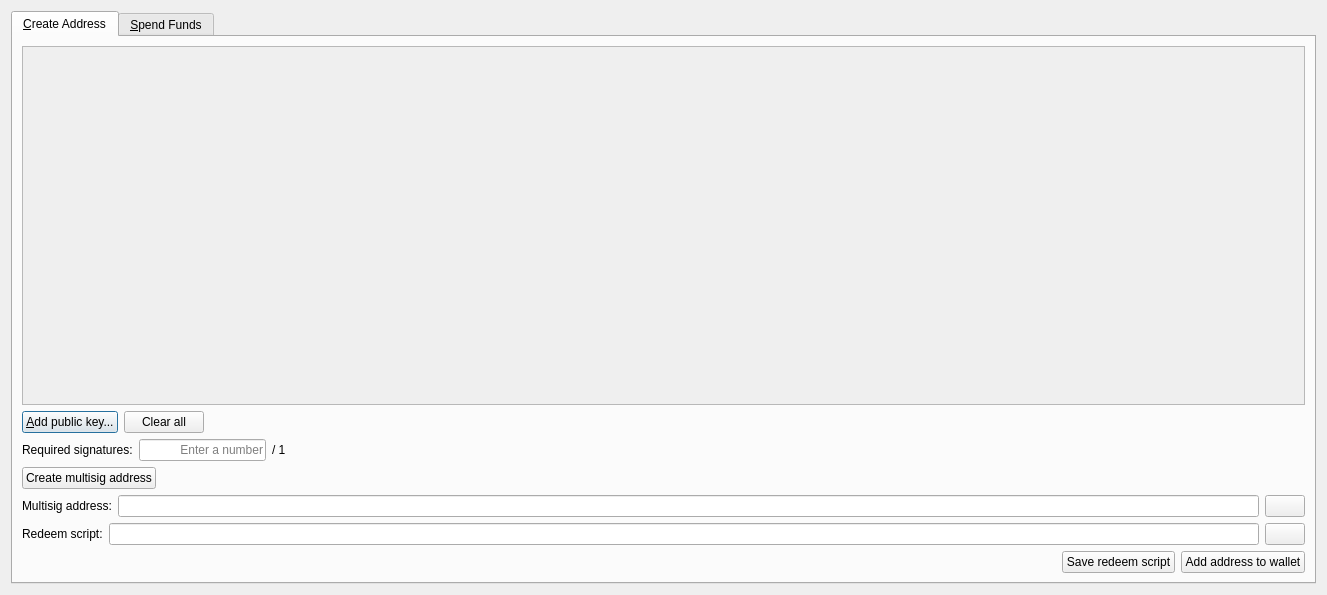
<?xml version="1.0" encoding="UTF-8"?>
<ui version="4.0">
 <class>MultisigDialog</class>
 <widget class="QDialog" name="MultisigDialog">
  <property name="geometry">
   <rect>
    <x>0</x>
    <y>0</y>
    <width>1327</width>
    <height>595</height>
   </rect>
  </property>
  <property name="windowTitle">
   <string>Multisig</string>
  </property>
  <layout class="QVBoxLayout" name="verticalLayout_2">
   <item>
    <widget class="QTabWidget" name="tabWidget">
     <property name="currentIndex">
      <number>0</number>
     </property>
     <widget class="QWidget" name="tabCreateAddress">
      <attribute name="title">
       <string>&amp;Create Address</string>
      </attribute>
      <layout class="QVBoxLayout" name="verticalLayout">
       <item>
        <widget class="QScrollArea" name="scrollArea">
         <property name="widgetResizable">
          <bool>true</bool>
         </property>
         <widget class="QWidget" name="scrollAreaWidgetContents">
          <property name="geometry">
           <rect>
            <x>0</x>
            <y>0</y>
            <width>1283</width>
            <height>310</height>
           </rect>
          </property>
          <layout class="QVBoxLayout" name="verticalLayout_3">
           <item>
            <layout class="QVBoxLayout" name="pubkeyEntries"/>
           </item>
           <item>
            <spacer name="verticalSpacer">
             <property name="orientation">
              <enum>Qt::Vertical</enum>
             </property>
             <property name="sizeHint" stdset="0">
              <size>
               <width>20</width>
               <height>40</height>
              </size>
             </property>
            </spacer>
           </item>
          </layout>
         </widget>
        </widget>
       </item>
       <item>
        <layout class="QHBoxLayout" name="horizontalLayout_14">
         <item>
          <widget class="QPushButton" name="addPubKeyButton">
           <property name="toolTip">
            <string>Add a member to the signing pool</string>
           </property>
           <property name="text">
            <string>&amp;Add public key...</string>
           </property>
           <property name="icon">
            <iconset resource="../bitcoin.qrc">
             <normaloff>:/icons/add</normaloff>:/icons/add</iconset>
           </property>
          </widget>
         </item>
         <item>
          <widget class="QPushButton" name="clearButton">
           <property name="sizePolicy">
            <sizepolicy hsizetype="Minimum" vsizetype="Fixed">
             <horstretch>0</horstretch>
             <verstretch>0</verstretch>
            </sizepolicy>
           </property>
           <property name="toolTip">
            <string>Remove all public key fields</string>
           </property>
           <property name="text">
            <string>Clear all</string>
           </property>
           <property name="icon">
            <iconset resource="../bitcoin.qrc">
             <normaloff>:/icons/remove</normaloff>:/icons/remove</iconset>
           </property>
           <property name="autoRepeatDelay">
            <number>300</number>
           </property>
          </widget>
         </item>
         <item>
          <spacer name="horizontalSpacer_8">
           <property name="orientation">
            <enum>Qt::Horizontal</enum>
           </property>
           <property name="sizeHint" stdset="0">
            <size>
             <width>40</width>
             <height>20</height>
            </size>
           </property>
          </spacer>
         </item>
        </layout>
       </item>
       <item>
        <layout class="QHBoxLayout" name="horizontalLayout_2">
         <item>
          <widget class="QLabel" name="requiredSignaturesLabel">
           <property name="text">
            <string>Required signatures:</string>
           </property>
          </widget>
         </item>
         <item>
          <widget class="QLineEdit" name="requiredSignatures">
           <property name="sizePolicy">
            <sizepolicy hsizetype="Minimum" vsizetype="Fixed">
             <horstretch>0</horstretch>
             <verstretch>0</verstretch>
            </sizepolicy>
           </property>
           <property name="minimumSize">
            <size>
             <width>127</width>
             <height>0</height>
            </size>
           </property>
           <property name="text">
            <string/>
           </property>
           <property name="maxLength">
            <number>2</number>
           </property>
           <property name="frame">
            <bool>true</bool>
           </property>
           <property name="alignment">
            <set>Qt::AlignRight|Qt::AlignTrailing|Qt::AlignVCenter</set>
           </property>
           <property name="placeholderText">
            <string>Enter a number</string>
           </property>
          </widget>
         </item>
         <item>
          <widget class="QLabel" name="maxSignaturesLabel">
           <property name="text">
            <string>/ 1</string>
           </property>
          </widget>
         </item>
         <item>
          <spacer name="horizontalSpacer_2">
           <property name="orientation">
            <enum>Qt::Horizontal</enum>
           </property>
           <property name="sizeHint" stdset="0">
            <size>
             <width>40</width>
             <height>20</height>
            </size>
           </property>
          </spacer>
         </item>
        </layout>
       </item>
       <item>
        <layout class="QHBoxLayout" name="horizontalLayout">
         <item>
          <widget class="QPushButton" name="createAddressButton">
           <property name="text">
            <string>Create multisig address</string>
           </property>
          </widget>
         </item>
         <item>
          <spacer name="horizontalSpacer">
           <property name="orientation">
            <enum>Qt::Horizontal</enum>
           </property>
           <property name="sizeHint" stdset="0">
            <size>
             <width>40</width>
             <height>20</height>
            </size>
           </property>
          </spacer>
         </item>
        </layout>
       </item>
       <item>
        <layout class="QHBoxLayout" name="horizontalLayoutMultisigAddress">
         <item>
          <widget class="QLabel" name="multisigAddressLabel">
           <property name="text">
            <string>Multisig address:</string>
           </property>
          </widget>
         </item>
         <item>
          <widget class="QLineEdit" name="multisigAddress">
           <property name="readOnly">
            <bool>true</bool>
           </property>
          </widget>
         </item>
         <item>
          <widget class="QPushButton" name="copyMultisigAddressButton">
           <property name="toolTip">
            <string>Copy the multisig address to the system clipboard</string>
           </property>
           <property name="text">
            <string/>
           </property>
           <property name="icon">
            <iconset resource="../bitcoin.qrc">
             <normaloff>:/icons/editcopy</normaloff>:/icons/editcopy</iconset>
           </property>
           <property name="autoDefault">
            <bool>false</bool>
           </property>
          </widget>
         </item>
        </layout>
       </item>
       <item>
        <layout class="QHBoxLayout" name="horizontalLayout_3">
         <item>
          <widget class="QLabel" name="redeemScriptLabel">
           <property name="text">
            <string>Redeem script:</string>
           </property>
          </widget>
         </item>
         <item>
          <widget class="QLineEdit" name="redeemScript">
           <property name="readOnly">
            <bool>true</bool>
           </property>
          </widget>
         </item>
         <item>
          <widget class="QPushButton" name="copyRedeemScriptButton">
           <property name="toolTip">
            <string>Copy the redeem script to the system clipboard</string>
           </property>
           <property name="text">
            <string/>
           </property>
           <property name="icon">
            <iconset resource="../bitcoin.qrc">
             <normaloff>:/icons/editcopy</normaloff>:/icons/editcopy</iconset>
           </property>
           <property name="autoDefault">
            <bool>false</bool>
           </property>
          </widget>
         </item>
        </layout>
       </item>
       <item>
        <layout class="QHBoxLayout" name="horizontalLayout_15">
         <item>
          <spacer name="horizontalSpacer_11">
           <property name="orientation">
            <enum>Qt::Horizontal</enum>
           </property>
           <property name="sizeHint" stdset="0">
            <size>
             <width>40</width>
             <height>20</height>
            </size>
           </property>
          </spacer>
         </item>
         <item>
          <widget class="QPushButton" name="saveRedeemScriptButton">
           <property name="toolTip">
            <string>The redeem script will be required to spend the funds sent to the multisig address</string>
           </property>
           <property name="text">
            <string>Save redeem script</string>
           </property>
          </widget>
         </item>
         <item>
          <widget class="QPushButton" name="saveMultisigAddressButton">
           <property name="toolTip">
            <string>Add the multisig address to your personal addresses</string>
           </property>
           <property name="text">
            <string>Add address to wallet</string>
           </property>
          </widget>
         </item>
        </layout>
       </item>
      </layout>
     </widget>
     <widget class="QWidget" name="tabSpendFunds">
      <attribute name="title">
       <string>&amp;Spend Funds</string>
      </attribute>
      <layout class="QVBoxLayout" name="verticalLayout_13">
       <item>
        <layout class="QVBoxLayout" name="verticalLayout_8">
         <item>
          <layout class="QHBoxLayout" name="horizontalLayout_4">
           <item>
            <widget class="QGroupBox" name="inputsBox">
             <property name="title">
              <string>Inputs</string>
             </property>
             <layout class="QVBoxLayout" name="verticalLayout_6">
              <item>
               <widget class="QScrollArea" name="scrollArea_2">
                <property name="minimumSize">
                 <size>
                  <width>0</width>
                  <height>0</height>
                 </size>
                </property>
                <property name="widgetResizable">
                 <bool>true</bool>
                </property>
                <widget class="QWidget" name="scrollAreaWidgetContents_2">
                 <property name="geometry">
                  <rect>
                   <x>0</x>
                   <y>0</y>
                   <width>613</width>
                   <height>221</height>
                  </rect>
                 </property>
                 <layout class="QVBoxLayout" name="verticalLayout_4">
                  <item>
                   <layout class="QVBoxLayout" name="inputs"/>
                  </item>
                  <item>
                   <spacer name="verticalSpacer_2">
                    <property name="orientation">
                     <enum>Qt::Vertical</enum>
                    </property>
                    <property name="sizeHint" stdset="0">
                     <size>
                      <width>20</width>
                      <height>42</height>
                     </size>
                    </property>
                   </spacer>
                  </item>
                 </layout>
                </widget>
               </widget>
              </item>
              <item>
               <layout class="QHBoxLayout" name="horizontalLayout_6">
                <item>
                 <spacer name="horizontalSpacer_9">
                  <property name="orientation">
                   <enum>Qt::Horizontal</enum>
                  </property>
                  <property name="sizeHint" stdset="0">
                   <size>
                    <width>40</width>
                    <height>20</height>
                   </size>
                  </property>
                 </spacer>
                </item>
                <item>
                 <widget class="QLabel" name="inputsAmountLabel">
                  <property name="text">
                   <string>Inputs amount:</string>
                  </property>
                 </widget>
                </item>
                <item>
                 <widget class="QLabel" name="inputsAmount">
                  <property name="text">
                   <string>123.456</string>
                  </property>
                  <property name="textInteractionFlags">
                   <set>Qt::LinksAccessibleByMouse|Qt::TextSelectableByKeyboard|Qt::TextSelectableByMouse</set>
                  </property>
                 </widget>
                </item>
                <item>
                 <widget class="QLabel" name="label">
                  <property name="text">
                   <string>BITSZ</string>
                  </property>
                 </widget>
                </item>
               </layout>
              </item>
              <item>
               <layout class="QHBoxLayout" name="horizontalLayout_5">
                <item>
                 <widget class="QPushButton" name="addInputButton">
                  <property name="text">
                   <string>Add input...</string>
                  </property>
                  <property name="icon">
                   <iconset resource="../bitcoin.qrc">
                    <normaloff>:/icons/add</normaloff>:/icons/add</iconset>
                  </property>
                 </widget>
                </item>
                <item>
                 <spacer name="horizontalSpacer_3">
                  <property name="orientation">
                   <enum>Qt::Horizontal</enum>
                  </property>
                  <property name="sizeHint" stdset="0">
                   <size>
                    <width>40</width>
                    <height>20</height>
                   </size>
                  </property>
                 </spacer>
                </item>
               </layout>
              </item>
             </layout>
            </widget>
           </item>
           <item>
            <widget class="QGroupBox" name="outputsBox">
             <property name="title">
              <string>Outputs</string>
             </property>
             <layout class="QVBoxLayout" name="verticalLayout_7">
              <item>
               <widget class="QScrollArea" name="scrollArea_3">
                <property name="minimumSize">
                 <size>
                  <width>0</width>
                  <height>0</height>
                 </size>
                </property>
                <property name="widgetResizable">
                 <bool>true</bool>
                </property>
                <widget class="QWidget" name="scrollAreaWidgetContents_3">
                 <property name="geometry">
                  <rect>
                   <x>0</x>
                   <y>0</y>
                   <width>612</width>
                   <height>193</height>
                  </rect>
                 </property>
                 <layout class="QVBoxLayout" name="verticalLayout_5">
                  <item>
                   <layout class="QVBoxLayout" name="outputs"/>
                  </item>
                  <item>
                   <spacer name="verticalSpacer_3">
                    <property name="orientation">
                     <enum>Qt::Vertical</enum>
                    </property>
                    <property name="sizeHint" stdset="0">
                     <size>
                      <width>20</width>
                      <height>42</height>
                     </size>
                    </property>
                   </spacer>
                  </item>
                 </layout>
                </widget>
               </widget>
              </item>
              <item>
               <layout class="QHBoxLayout" name="horizontalLayout_7">
                <item>
                 <spacer name="horizontalSpacer_10">
                  <property name="orientation">
                   <enum>Qt::Horizontal</enum>
                  </property>
                  <property name="sizeHint" stdset="0">
                   <size>
                    <width>40</width>
                    <height>20</height>
                   </size>
                  </property>
                 </spacer>
                </item>
                <item>
                 <widget class="QLabel" name="outputsAmountLabel">
                  <property name="text">
                   <string>Outputs amount:</string>
                  </property>
                 </widget>
                </item>
                <item>
                 <widget class="QLabel" name="outputsAmount">
                  <property name="text">
                   <string>123.456</string>
                  </property>
                  <property name="textInteractionFlags">
                   <set>Qt::LinksAccessibleByMouse|Qt::TextSelectableByKeyboard|Qt::TextSelectableByMouse</set>
                  </property>
                 </widget>
                </item>
                <item>
                 <widget class="QLabel" name="label_2">
                  <property name="text">
                   <string>BITSZ</string>
                  </property>
                 </widget>
                </item>
               </layout>
              </item>
              <item>
               <layout class="QHBoxLayout" name="horizontalLayout_16">
                <item>
                 <spacer name="horizontalSpacer_12">
                  <property name="orientation">
                   <enum>Qt::Horizontal</enum>
                  </property>
                  <property name="sizeHint" stdset="0">
                   <size>
                    <width>40</width>
                    <height>20</height>
                   </size>
                  </property>
                 </spacer>
                </item>
                <item>
                 <widget class="QLabel" name="feeLabel">
                  <property name="text">
                   <string>Fee:</string>
                  </property>
                 </widget>
                </item>
                <item>
                 <widget class="QLabel" name="fee">
                  <property name="text">
                   <string>123.456</string>
                  </property>
                 </widget>
                </item>
                <item>
                 <widget class="QLabel" name="label_3">
                  <property name="text">
                   <string>BITSZ</string>
                  </property>
                 </widget>
                </item>
               </layout>
              </item>
              <item>
               <layout class="QHBoxLayout" name="horizontalLayout_8">
                <item>
                 <widget class="QPushButton" name="addOutputButton">
                  <property name="text">
                   <string>Add output...</string>
                  </property>
                  <property name="icon">
                   <iconset resource="../bitcoin.qrc">
                    <normaloff>:/icons/add</normaloff>:/icons/add</iconset>
                  </property>
                 </widget>
                </item>
                <item>
                 <spacer name="horizontalSpacer_4">
                  <property name="orientation">
                   <enum>Qt::Horizontal</enum>
                  </property>
                  <property name="sizeHint" stdset="0">
                   <size>
                    <width>40</width>
                    <height>20</height>
                   </size>
                  </property>
                 </spacer>
                </item>
               </layout>
              </item>
             </layout>
            </widget>
           </item>
          </layout>
         </item>
         <item>
          <layout class="QHBoxLayout" name="horizontalLayout_9">
           <item>
            <widget class="QPushButton" name="createTransactionButton">
             <property name="text">
              <string>Create transaction</string>
             </property>
            </widget>
           </item>
           <item>
            <spacer name="horizontalSpacer_5">
             <property name="orientation">
              <enum>Qt::Horizontal</enum>
             </property>
             <property name="sizeHint" stdset="0">
              <size>
               <width>40</width>
               <height>20</height>
              </size>
             </property>
            </spacer>
           </item>
          </layout>
         </item>
        </layout>
       </item>
       <item>
        <layout class="QVBoxLayout" name="verticalLayout_10">
         <item>
          <layout class="QHBoxLayout" name="horizontalLayout_10">
           <item>
            <widget class="QLineEdit" name="transaction">
             <property name="sizePolicy">
              <sizepolicy hsizetype="Expanding" vsizetype="Fixed">
               <horstretch>0</horstretch>
               <verstretch>0</verstretch>
              </sizepolicy>
             </property>
             <property name="placeholderText">
              <string>Enter a raw transaction or create a new one</string>
             </property>
            </widget>
           </item>
           <item>
            <widget class="QPushButton" name="copyTransactionButton">
             <property name="toolTip">
              <string/>
             </property>
             <property name="text">
              <string/>
             </property>
             <property name="icon">
              <iconset resource="../bitcoin.qrc">
               <normaloff>:/icons/editcopy</normaloff>:/icons/editcopy</iconset>
             </property>
             <property name="autoDefault">
              <bool>false</bool>
             </property>
            </widget>
           </item>
           <item>
            <widget class="QPushButton" name="pasteTransactionButton">
             <property name="toolTip">
              <string>Paste address from clipboard</string>
             </property>
             <property name="text">
              <string/>
             </property>
             <property name="icon">
              <iconset resource="../bitcoin.qrc">
               <normaloff>:/icons/editpaste</normaloff>:/icons/editpaste</iconset>
             </property>
             <property name="shortcut">
              <string>Alt+P</string>
             </property>
             <property name="autoDefault">
              <bool>false</bool>
             </property>
            </widget>
           </item>
          </layout>
         </item>
         <item>
          <layout class="QHBoxLayout" name="horizontalLayout_11">
           <item>
            <widget class="QPushButton" name="signTransactionButton">
             <property name="text">
              <string>Sign transaction</string>
             </property>
             <property name="icon">
              <iconset resource="../bitcoin.qrc">
               <normaloff>:/icons/edit</normaloff>:/icons/edit</iconset>
             </property>
            </widget>
           </item>
           <item>
            <spacer name="horizontalSpacer_6">
             <property name="orientation">
              <enum>Qt::Horizontal</enum>
             </property>
             <property name="sizeHint" stdset="0">
              <size>
               <width>40</width>
               <height>20</height>
              </size>
             </property>
            </spacer>
           </item>
          </layout>
         </item>
        </layout>
       </item>
       <item>
        <layout class="QVBoxLayout" name="verticalLayout_12">
         <item>
          <layout class="QHBoxLayout" name="horizontalLayout_13">
           <item>
            <widget class="QLineEdit" name="signedTransaction">
             <property name="sizePolicy">
              <sizepolicy hsizetype="Expanding" vsizetype="Fixed">
               <horstretch>0</horstretch>
               <verstretch>0</verstretch>
              </sizepolicy>
             </property>
             <property name="readOnly">
              <bool>true</bool>
             </property>
            </widget>
           </item>
           <item>
            <widget class="QPushButton" name="copySignedTransactionButton">
             <property name="toolTip">
              <string/>
             </property>
             <property name="text">
              <string/>
             </property>
             <property name="icon">
              <iconset resource="../bitcoin.qrc">
               <normaloff>:/icons/editcopy</normaloff>:/icons/editcopy</iconset>
             </property>
             <property name="autoDefault">
              <bool>false</bool>
             </property>
            </widget>
           </item>
          </layout>
         </item>
         <item>
          <layout class="QHBoxLayout" name="horizontalLayout_12">
           <item>
            <widget class="QLabel" name="statusLabel">
             <property name="text">
              <string/>
             </property>
            </widget>
           </item>
           <item>
            <spacer name="horizontalSpacer_7">
             <property name="orientation">
              <enum>Qt::Horizontal</enum>
             </property>
             <property name="sizeHint" stdset="0">
              <size>
               <width>40</width>
               <height>20</height>
              </size>
             </property>
            </spacer>
           </item>
           <item>
            <widget class="QPushButton" name="sendTransactionButton">
             <property name="text">
              <string>Send transaction</string>
             </property>
             <property name="icon">
              <iconset resource="../bitcoin.qrc">
               <normaloff>:/icons/send</normaloff>:/icons/send</iconset>
             </property>
            </widget>
           </item>
          </layout>
         </item>
        </layout>
       </item>
      </layout>
     </widget>
    </widget>
   </item>
  </layout>
 </widget>
 <resources>
  <include location="../bitcoin.qrc"/>
 </resources>
 <connections/>
</ui>
